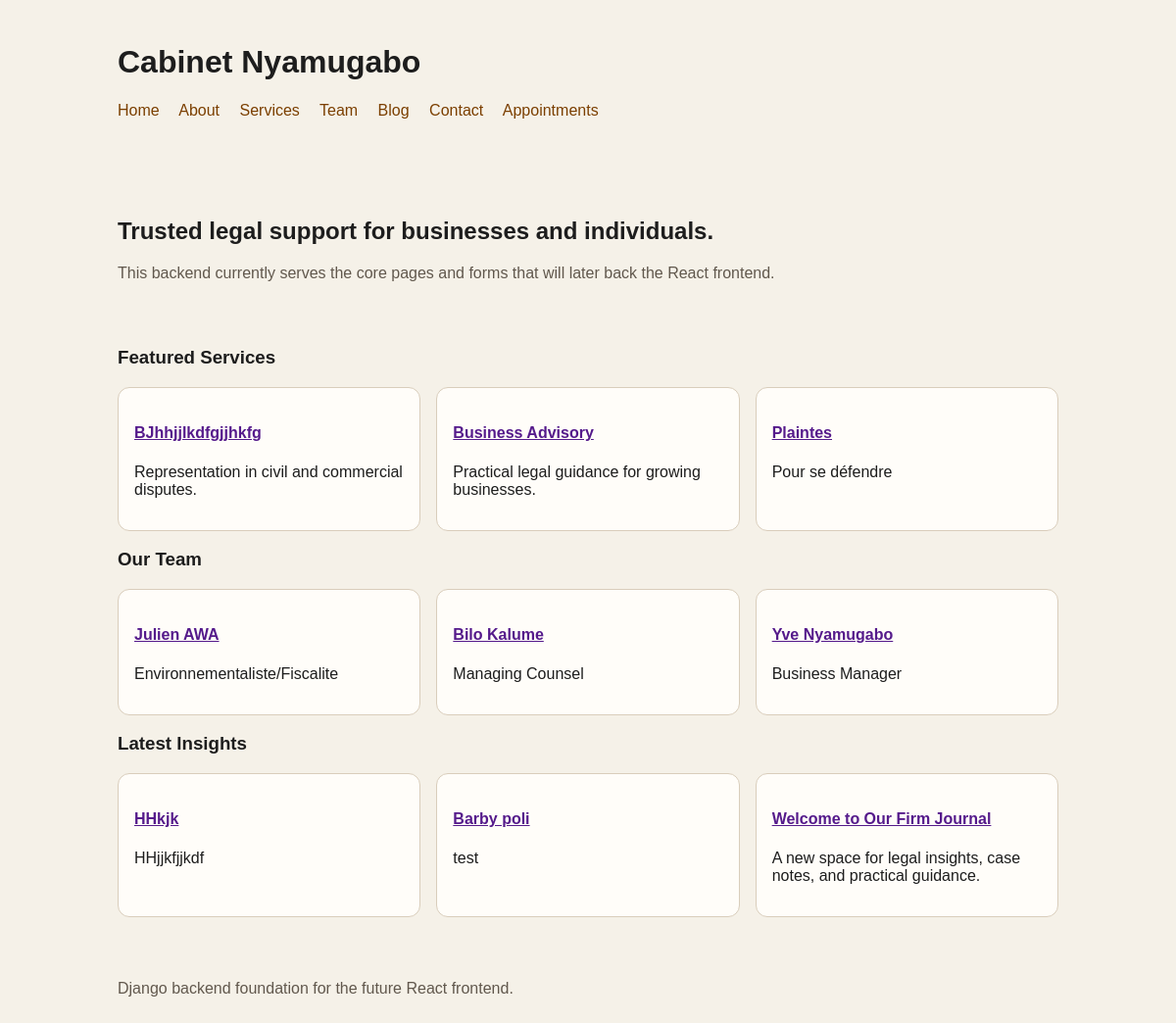
The page / on the database its author committed.
### services/models.py (models this page shows, shortened)
class Service(models.Model):
    title = models.CharField(max_length=150)
    slug = models.SlugField(max_length=170, unique=True, blank=True)
    short_description = models.CharField(max_length=255)
    description = models.TextField()
    image = models.ImageField(upload_to=get_upload_service_images_file_name)
    is_featured = models.BooleanField(default=False)
    order = models.PositiveIntegerField(default=0)
    created_at = models.DateTimeField(auto_now_add=True)
    updated_at = models.DateTimeField(auto_now=True)
    class Meta:
        ordering = ["order", "title"]

### team/models.py (models this page shows, shortened)
class TeamMember(models.Model):
    first_name = models.CharField(max_length=100)
    last_name = models.CharField(max_length=100)
    slug = models.SlugField(max_length=220, unique=True, blank=True)
    role = models.CharField(max_length=150)
    bio = models.TextField()
    email = models.EmailField(blank=True)
    phone = models.CharField(max_length=30, blank=True)
    linkedin_url = models.URLField(blank=True)
    photo = models.ImageField(upload_to=get_upload_team_images_file_name)
    is_active = models.BooleanField(default=True)
    order = models.PositiveIntegerField(default=0)
    created_at = models.DateTimeField(auto_now_add=True)
    updated_at = models.DateTimeField(auto_now=True)
    class Meta:
        ordering = ["order", "last_name", "first_name"]
    @property
    def full_name(self):
        return f"{self.first_name} {self.last_name}".strip()

### blog/models.py (models this page shows, shortened)
class Post(models.Model):
    class Status(models.TextChoices):
        DRAFT = "draft", "Draft"
        PUBLISHED = "published", "Published"
    title = models.CharField(max_length=180)
    slug = models.SlugField(max_length=200, unique=True, blank=True)
    summary = models.CharField(max_length=255)
    body = models.TextField()
    category = models.ForeignKey(
        Category,
        on_delete=models.SET_NULL,
        null=True,
        blank=True,
        related_name="posts",
    )
    author = models.ForeignKey(
        "team.TeamMember",
        on_delete=models.SET_NULL,
        null=True,
        blank=True,
        related_name="posts",
    )
    status = models.CharField(max_length=20, choices=Status.choices, default=Status.DRAFT)
    featured_image = models.ImageField(upload_to=get_upload_post_images_file_name)
    published_at = models.DateTimeField(null=True, blank=True)
    created_at = models.DateTimeField(auto_now_add=True)
    updated_at = models.DateTimeField(auto_now=True)
    objects = PublishedPostQuerySet.as_manager()
    class Meta:
        ordering = ["-published_at", "-created_at"]

### core/views.py (the view)
# urls.py: path("", home, name="home"),
def home(request):
    context = {
        "featured_services": Service.objects.filter(is_featured=True)[:3],
        "team_members": TeamMember.objects.filter(is_active=True)[:3],
        "latest_posts": Post.objects.published()[:3],
    }
    return render(request, "core/home.html", context)

### blog/models.py (called while the page is built)
    def published(self):
        return self.filter(status=Post.Status.PUBLISHED, published_at__lte=timezone.now())

### templates/core/home.html (shortened to what this page needs)
{% extends "base.html" %}
{% block content %}
<section class="hero">
    <h2>Trusted legal support for businesses and individuals.</h2>
    <p class="muted">This backend currently serves the core pages and forms that will later back the React frontend.</p>
</section>
<section>
    <h3>Featured Services</h3>
    <div class="grid">
        {% for service in featured_services %}
            <article class="card">
                <h4><a href="{{ service.get_absolute_url }}">{{ service.title }}</a></h4>
                <p>{{ service.short_description }}</p>
            </article>
        {% empty %}
            <p>No featured services available yet.</p>
        {% endfor %}
    </div>
</section>
<section>
    <h3>Our Team</h3>
    <div class="grid">
        {% for member in team_members %}
            <article class="card">
                <h4><a href="{{ member.get_absolute_url }}">{{ member.full_name }}</a></h4>
                <p>{{ member.role }}</p>
            </article>
        {% empty %}
            <p>No team members available yet.</p>
        {% endfor %}
    </div>
</section>
<section>
    <h3>Latest Insights</h3>
    <div class="grid">
        {% for post in latest_posts %}
            <article class="card">
                <h4><a href="{{ post.get_absolute_url }}">{{ post.title }}</a></h4>
                <p>{{ post.summary }}</p>
            </article>
        {% empty %}
            <p>No published articles available yet.</p>
        {% endfor %}
    </div>
</section>
{% endblock %}

### templates/base.html (shortened to what this page needs)
<!DOCTYPE html>
<html lang="en">
<head>
</head>
<body>
    <header>
        <h1>Cabinet Nyamugabo</h1>
        <nav>
            <a href="{% url 'core:home' %}">Home</a>
            <a href="{% url 'core:about' %}">About</a>
            <a href="{% url 'services:list' %}">Services</a>
            <a href="{% url 'team:list' %}">Team</a>
            <a href="{% url 'blog:list' %}">Blog</a>
            <a href="{% url 'contact:create' %}">Contact</a>
            <a href="{% url 'appointment:create' %}">Appointments</a>
        </nav>
    </header>
    <main>
        {% block content %}{% endblock %}
    </main>
    <footer>
        <p class="muted">Django backend foundation for the future React frontend.</p>
    </footer>
</body>
</html>

### templates/base.html (style rules this page uses)
body { font-family: Arial, sans-serif; margin: 0; background: #f5f1e8; color: #1d1d1d; }
header, main, footer { max-width: 960px; margin: 0 auto; padding: 1.5rem; }
nav a { margin-right: 1rem; color: #7b3f00; text-decoration: none; }
.grid { display: grid; gap: 1rem; grid-template-columns: repeat(auto-fit, minmax(240px, 1fr)); }
.card { background: #fffdf9; border: 1px solid #d9cdbb; border-radius: 12px; padding: 1rem; }
.hero { padding: 2rem 0; }
.muted { color: #61584d; }

### rows shown on the page
Service: title "BJhhjjlkdfgjjhkfg", short_description "Representation in civil and commercial disputes."
Service: title "Business Advisory", short_description "Practical legal guidance for growing businesses."
Service: title "Plaintes", short_description "Pour se défendre"
TeamMember: full_name "Julien AWA", role "Environnementaliste/Fiscalite"
TeamMember: full_name "Bilo Kalume", role "Managing Counsel"
TeamMember: full_name "Yve Nyamugabo", role "Business Manager"
Post: title "HHkjk", summary "HHjjkfjjkdf"
Post: title "Barby poli", summary "test"
Post: title "Welcome to Our Firm Journal", summary "A new space for legal insights, case notes, and practical guidance."
